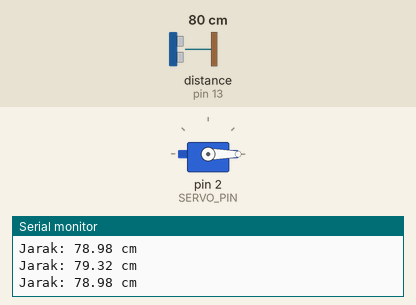
Recording of a sketch running on a simulated Arduino Uno, built with avr-gcc and run on an emulated ATmega328P. Parts: servo, the last lines printed to the serial monitor. Wiring (inferred from the names in the program): ultrasonic range finder: trigger pin 12; echo pin 13. Inputs (shaded band) come from the test bench; at power-on: distance to the obstacle (sensor on pin 13) 80 cm. The echo pulse lasts 58.3 µs per cm.

Above: at 1.3 s.
1.4 s: distance to the obstacle (sensor on pin 13) set to 12 cm
2.9 s: distance to the obstacle (sensor on pin 13) set to 9 cm
At 4.2 s:
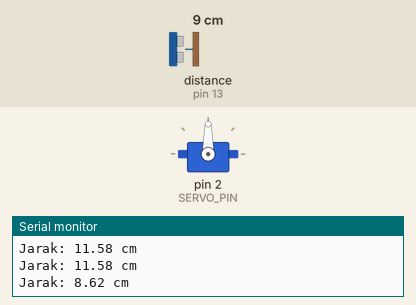
4.5 s: distance to the obstacle (sensor on pin 13) set to 18 cm
At 5.5 s:
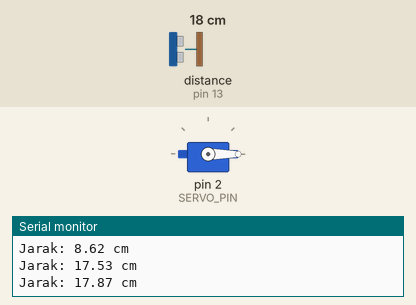
6.0 s: distance to the obstacle (sensor on pin 13) set to 2 cm
At 6.8 s:
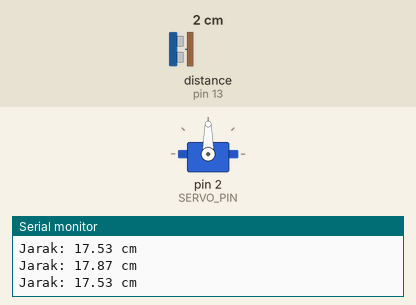
Timing chart, 0 to 8.5 s (numbered marks = the images above; inputs shaded):
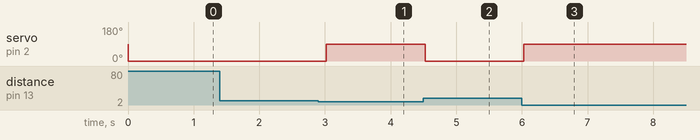

The sketch:

Servo.ino
```cpp
#include <Servo.h>

// Constants
const int TRIG_PIN = 12;
const int ECHO_PIN = 13;
const int SERVO_PIN = 2;
const int DISTANCE_THRESHOLD = 10; // centimeters

Servo servo;

void setup() {
  Serial.begin(9600);
  pinMode(TRIG_PIN, OUTPUT);
  pinMode(ECHO_PIN, INPUT);
  servo.attach(SERVO_PIN);
}

void loop() {
  // Trigger ultrasonic sensor
  digitalWrite(TRIG_PIN, LOW);
  delayMicroseconds(2);
  digitalWrite(TRIG_PIN, HIGH);
  delayMicroseconds(10);
  digitalWrite(TRIG_PIN, LOW);

  // Measure echo duration
  long duration = pulseIn(ECHO_PIN, HIGH);
  float distance = duration * 0.034 / 2; // Calculate distance in centimeters

  if (distance <= DISTANCE_THRESHOLD) {
    // Object within range, rotate servo 90 degrees
    servo.write(90);
    delay(1000); // Wait for servo to reach the desired position
  } else {
    // Object out of range, do nothing
    servo.write(0);
  }

  // Print distance to Serial Monitor
  Serial.print("Jarak: ");
  Serial.print(distance);
  Serial.println(" cm");

  delay(500);
}
```

Measured:
- the behaviour switches between 11 and 10 cm on distance to the obstacle (sensor on pin 13) (found by bisection; images 0 and 1)
- after the input at 2.9 s, servo on pin 2 (SERVO_PIN): 0° → 90° after 0.12 s
- after the input at 4.5 s, servo on pin 2 (SERVO_PIN): 90° → 0° at once
- after the input at 6.0 s, servo on pin 2 (SERVO_PIN): 0° → 90° at once
